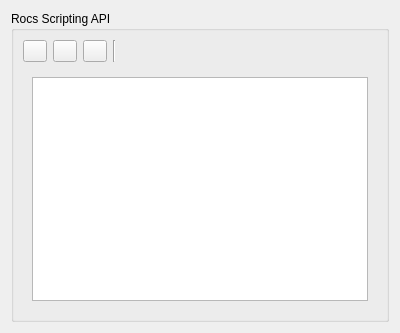
<?xml version="1.0" encoding="UTF-8"?>
<ui version="4.0">
 <class>ApiDocWidget</class>
 <widget class="QWidget" name="ApiDocWidget">
  <property name="geometry">
   <rect>
    <x>0</x>
    <y>0</y>
    <width>400</width>
    <height>333</height>
   </rect>
  </property>
  <layout class="QVBoxLayout" name="verticalLayout">
   <item>
    <widget class="QGroupBox" name="groupBox">
     <property name="title">
      <string>Rocs Scripting API</string>
     </property>
     <layout class="QGridLayout" name="gridLayout">
      <item row="3" column="0">
       <widget class="QStackedWidget" name="pageStack">
        <property name="currentIndex">
         <number>0</number>
        </property>
        <widget class="QWidget" name="treeView">
         <layout class="QVBoxLayout" name="verticalLayout_3">
          <item>
           <widget class="QTreeView" name="docTree"/>
          </item>
         </layout>
        </widget>
        <widget class="QWidget" name="detailsView">
         <layout class="QVBoxLayout" name="verticalLayout_4">
          <item>
           <widget class="KRichTextWidget" name="docDetails">
            <property name="readOnly">
             <bool>true</bool>
            </property>
           </widget>
          </item>
         </layout>
        </widget>
       </widget>
      </item>
      <item row="0" column="0">
       <layout class="QGridLayout" name="gridLayout_2">
        <item row="0" column="1">
         <widget class="KPushButton" name="buttonBack">
          <property name="maximumSize">
           <size>
            <width>24</width>
            <height>16777215</height>
           </size>
          </property>
         </widget>
        </item>
        <item row="0" column="2">
         <widget class="KPushButton" name="buttonForward">
          <property name="maximumSize">
           <size>
            <width>24</width>
            <height>16777215</height>
           </size>
          </property>
         </widget>
        </item>
        <item row="0" column="0">
         <widget class="KPushButton" name="buttonHome">
          <property name="maximumSize">
           <size>
            <width>24</width>
            <height>16777215</height>
           </size>
          </property>
          <property name="baseSize">
           <size>
            <width>0</width>
            <height>0</height>
           </size>
          </property>
         </widget>
        </item>
        <item row="0" column="4">
         <spacer name="horizontalSpacer">
          <property name="orientation">
           <enum>Qt::Horizontal</enum>
          </property>
          <property name="sizeHint" stdset="0">
           <size>
            <width>40</width>
            <height>20</height>
           </size>
          </property>
         </spacer>
        </item>
        <item row="0" column="3">
         <widget class="Line" name="line">
          <property name="orientation">
           <enum>Qt::Vertical</enum>
          </property>
         </widget>
        </item>
       </layout>
      </item>
     </layout>
    </widget>
   </item>
  </layout>
 </widget>
 <customwidgets>
  <customwidget>
   <class>KRichTextEdit</class>
   <extends>KTextEdit</extends>
   <header>krichtextedit.h</header>
  </customwidget>
  <customwidget>
   <class>KPushButton</class>
   <extends>QPushButton</extends>
   <header>kpushbutton.h</header>
  </customwidget>
  <customwidget>
   <class>KTextEdit</class>
   <extends>QTextEdit</extends>
   <header>ktextedit.h</header>
  </customwidget>
  <customwidget>
   <class>KRichTextWidget</class>
   <extends>KRichTextEdit</extends>
   <header>krichtextwidget.h</header>
  </customwidget>
 </customwidgets>
 <resources/>
 <connections/>
</ui>
